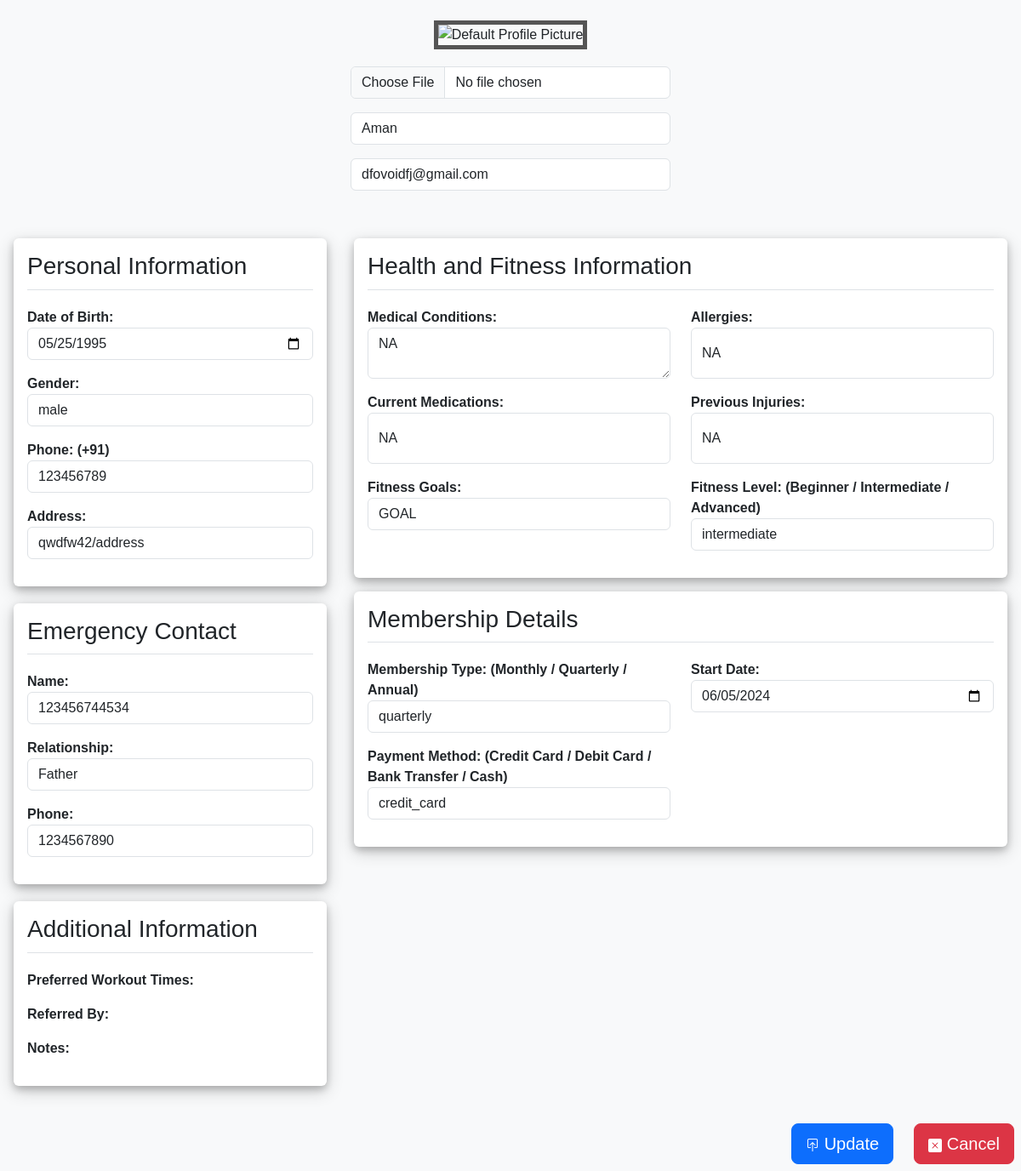
The app's page /profile/3/edit/ (signed in) with its own data.
### home/models.py (models this page shows, shortened)
class Admission(models.Model):
    user = models.ForeignKey(User, on_delete=models.CASCADE, default=get_default_user)
    profile_image=models.ImageField(null=True,blank=True,upload_to="images/")
    full_name = models.CharField(max_length=80)
    dob = models.DateField()
    gender = models.CharField(max_length=10)
    phone = models.CharField(max_length=15)
    email = models.EmailField()
    address = models.CharField(max_length=255)
    emergency_contact_name = models.CharField(max_length=80)
    relationship = models.CharField(max_length=20)
    emergency_contact_phone = models.CharField(max_length=15)
    medical_conditions = models.TextField(blank=True, null=True)
    allergies = models.TextField(blank=True, null=True)
    current_medications = models.TextField(blank=True, null=True)
    previous_injuries = models.TextField(blank=True, null=True)
    fitness_goals = models.TextField(blank=True, null=True)
    fitness_level = models.CharField(max_length=50)
    membership_type = models.CharField(max_length=50)
    start_date = models.DateField()
    payment_method = models.CharField(max_length=50)
    trainer_required = models.CharField(max_length=80, blank=True, null=True)
    trainer_duration = models.CharField(max_length=50, blank=True, null=True)
    trainer_fee = models.CharField(max_length=50,blank=True, null=True)
    pay_now = models.CharField(max_length=50, blank=True, null=True)
    admission_fee = models.CharField(max_length=50,blank=True, null=True)

### home/views.py (the view)
# urls.py: path('profile/<int:pk>/edit/', views.edit_profile, name='edit_profile'),
@login_required
def edit_profile(request, pk):
    admission = get_object_or_404(Admission, pk=pk, user=request.user)
    if request.method == 'POST':
        form = AdmissionForm(request.POST or None, request.FILES or None, instance=admission)
        if form.is_valid():
            form.save()
            messages.success(request, 'Profile has been updated successfully.')
            return redirect('profile', admission_id=pk)
    else:
        form = AdmissionForm(instance=admission)
    return render(request, 'edit_profile.html', {'form': form, 'admission': admission})

### templates/edit_profile.html (shortened to what this page needs)
{% extends "base_profile.html" %}
{% block body %}
    <div class="container-fluid">
        <form method="POST" enctype="multipart/form-data">
        <div class="row justify-content-center mt-4">
            <div class="col-md-4 text-center">
                {% if admission.profile_image %}
                <img src="{{ admission.profile_image.url }}" class="avatar" alt="Profile Picture">
                {% else %}
                <img src="https://www.w3schools.com/howto/img_avatar.png" class="avatar" alt="Default Profile Picture">
                {% endif %}
                <p>{{form.profile_image}}</p>
                <p>{{ form.full_name }}</p>
                <p> {{ form.email }}</p>
            </div>
        </div>
        <div class="row mt-4">
            <div class="col-lg-4 p-3">
                <div class="card">
                    <div class="card-body">
                        <h3 class="card-title">Personal Information</h3>
                        <p><strong>Date of Birth:</strong> {{ form.dob }}</p>
                        <p><strong>Gender:</strong> {{ form.gender }}</p>
                        <p><strong>Phone: (+91)</strong>  {{ form.phone }}</p>
                        <p><strong>Address:</strong> {{ form.address }}</p>
                    </div>
                </div>
                <div class="card">
                    <div class="card-body">
                        <h3 class="card-title">Emergency Contact</h3>
                        <p><strong>Name:</strong> {{ form.emergency_contact_name }}</p>
                        <p><strong>Relationship:</strong> {{ form.relationship }}</p>
                        <p><strong>Phone:</strong> {{ form.emergency_contact_phone }}</p>
                    </div>
                </div>
                <div class="card">
                    <div class="card-body">
                        <h3 class="card-title">Additional Information</h3>
                        <p><strong>Preferred Workout Times:</strong>  {{ form.preferred_workout_times }}</p>
                        <p><strong>Referred By:</strong> {{ form.referred_by }}</p>
                        <p><strong>Notes:</strong> {{ form.notes }}</p>
                    </div>
                </div>
            </div>
<div class="col-lg-8 p-3">
    <div class="card mb-3">
        <div class="card-body">
            <h3 class="card-title">Health and Fitness Information</h3>
            <div class="row">
                <div class="col-6">
                    <p><strong>Medical Conditions:</strong> {{ form.medical_conditions }}</p>
                </div>
                <div class="col-6">
                    <p><strong>Allergies:</strong> {{ form.allergies }}</p>
                </div>
                <div class="col-6">
                    <p><strong>Current Medications:</strong> {{ form.current_medications }}</p>
                </div>
                <div class="col-6">
                    <p><strong>Previous Injuries:</strong> {{ form.previous_injuries }}</p>
                </div>
                <div class="col-6">
                    <p><strong>Fitness Goals:</strong> {{ form.fitness_goals }}</p>
                </div>
                <div class="col-6">
                    <p><strong>Fitness Level: (Beginner / Intermediate / Advanced)</strong> {{ form.fitness_level }}</p>
                </div>
            </div>
        </div>
    </div>
    <div class="card mb-3">
        <div class="card-body">
            <h3 class="card-title">Membership Details</h3>
            <div class="row">
                <div class="col-6">
                    <p><strong>Membership Type: (Monthly / Quarterly / Annual)</strong> {{ form.membership_type }}</p>
                </div>
                <div class="col-6">
                    <p><strong>Start Date:</strong> {{ form.start_date }}</p>
                </div>
                <div class="col-6">
                    <p><strong>Payment Method: (Credit Card / Debit Card / Bank Transfer / Cash)</strong> {{ form.payment_method }}</p>
                </div>
            </div>
        </div>
    </div>
</div>
        </div>
    </div>
    <div class="d-flex flex-row-reverse">
        <div class="p-2">
            <a href="{% url 'profile' admission.pk %}" class="btn btn-danger btn-lg ms-2"> Cancel</a>
        </div>
        <div class="p-2">
            <button type="submit" class="btn btn-primary btn-lg"> Update</button>
    </div>
    </div>
{% endblock body %}

### static/css/profile.css (style rules this page uses)
body { background-color: #f8f9fa; font-family: 'Arial', sans-serif; }
.avatar { vertical-align: middle; width: 150px; height: 150px; border: 5px solid #555; border-radius: none; margin-bottom: 20px; }
.card { margin-bottom: 20px; border: none; box-shadow: 0 4px 8px 0 rgba(0, 0, 0, 0.2), 0 6px 20px 0 rgba(0, 0, 0, 0.19); }
.card-title { border-bottom: 1px solid #dee2e6; padding-bottom: 10px; margin-bottom: 20px; }

### records on screen
Admission: full_name "Aman", email "dfovoidfj@gmail.com", dob "05/25/1995", gender "male", phone "123456789", address "qwdfw42/address", emergency_contact_name "123456744534", relationship "Father", emergency_contact_phone "1234567890", medical_conditions "NA", allergies "NA", current_medications "NA", previous_injuries "NA", fitness_goals "GOAL", fitness_level "intermediate", membership_type "quarterly", start_date "06/05/2024", payment_method "credit_card"
